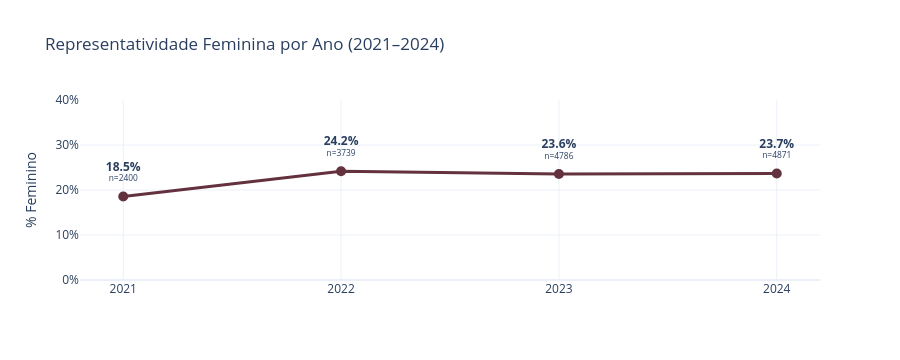

Notebook code for this chart:
### Markdown cell above
### 2.1 — Representatividade feminina ao longo dos anos

### Code cell
tab = pd.crosstab(df['ano_pesquisa'], df['genero']).reindex(ANOS)
pct_fem = tab['Feminino'].div(tab.sum(axis=1)).mul(100)
 
fig = go.Figure(go.Scatter(
    x=ANOS,
    y=pct_fem,
    mode='lines+markers+text',
    text=[
        f'<b>{v:.1f}%</b><br><sup>n={int(n)}</sup>'
        for v, n in zip(pct_fem, tab.sum(axis=1))
    ],
    textposition='top center',
    line=dict(color=CORES_GENERO['Feminino'], width=3),
    marker=dict(size=10),
))
 
fig = fmt(fig, 'Representatividade Feminina por Ano (2021–2024)', height=360)
fig.update_yaxes(title='% Feminino', ticksuffix='%', range=[0, 40])
fig.show()

### Figure 1 — Plotly figure (JSON) as saved in the notebook; plotly's stock layout.template omitted (floating-point values rounded to 4 significant figures)
{"data": [{"line": {"color": "#64313E", "width": 3}, "marker": {"size": 10}, "mode": "lines+markers+text", "text": ["<b>18.5%</b><br><sup>n=2400</sup>", "<b>24.2%</b><br><sup>n=3739</sup>", "<b>23.6%</b><br><sup>n=4786</sup>", "<b>23.7%</b><br><sup>n=4871</sup>"], "textposition": "top center", "type": "scatter", "x": ["2021", "2022", "2023", "2024"], "y": [18.54, 24.15, 23.57, 23.65]}], "layout": {"height": 360, "legend": {"orientation": "h", "x": 1, "xanchor": "right", "y": 1.02}, "title": {"text": "Representatividade Feminina por Ano (2021–2024)"}, "yaxis": {"range": [0, 40], "ticksuffix": "%", "title": {"text": "% Feminino"}}}}
